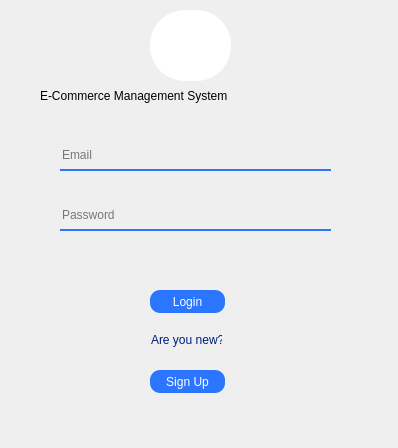
<?xml version="1.0" encoding="UTF-8"?>
<ui version="4.0">
 <class>Dialog</class>
 <widget class="QDialog" name="Dialog">
  <property name="geometry">
   <rect>
    <x>0</x>
    <y>0</y>
    <width>398</width>
    <height>448</height>
   </rect>
  </property>
  <property name="windowTitle">
   <string>Dialog</string>
  </property>
  <widget class="QWidget" name="signInWidget" native="true">
   <property name="geometry">
    <rect>
     <x>0</x>
     <y>0</y>
     <width>401</width>
     <height>451</height>
    </rect>
   </property>
   <property name="focusPolicy">
    <enum>Qt::ClickFocus</enum>
   </property>
   <property name="styleSheet">
    <string notr="true">QLabel#logo{
border:2px solid white;
border-radius:35px;
background-color:white
}
QPushButton#loginBtn{
opacity:1;
background-color: rgb(43, 117, 255);
color:white;
font-size:12px;
border-radius:10px;
opacity:1;
background-color: rgb(43, 117, 255);
bordeer:2px solid white;
color:white;
font-size:12px;
border-radius:10px
}
QPushButton#loginBtn:pressed{
background-color:blue;
font-size:10px;
font-weight:Bold;
}
QPushButton#signupBtn{
opacity:1;
background-color: rgb(43, 117, 255);
color:white;
font-size:12px;
border-radius:10px;
opacity:1;
background-color: rgb(43, 117, 255);
bordeer:2px solid white;
color:white;
font-size:12px;
border-radius:10px
}
QPushButton#signupBtn:pressed{
background-color:blue;
font-size:10px;
font-weight:Bold;
}
QLineEdit#passTxt:hover{
background-color:transparent;
border:0px 0px 0px 0px;
border-bottom:2px solid Blue
}
QLineEdit#passTxt{
background-color:transparent;
border:0px 0px 0px 0px;
border-bottom:2px solid rgb(43, 117, 255)
}
QLineEdit#emailTxt:hover{
background-color:transparent;
border:0px 0px 0px 0px;
border-bottom:2px solid Blue
}
QLineEdit#emailTxt{
background-color:transparent;
border:0px 0px 0px 0px;
border-bottom:2px solid rgb(43, 117, 255)
}</string>
   </property>
   <widget class="QLabel" name="logo">
    <property name="geometry">
     <rect>
      <x>150</x>
      <y>10</y>
      <width>81</width>
      <height>71</height>
     </rect>
    </property>
    <property name="text">
     <string/>
    </property>
    <property name="pixmap">
     <pixmap>../resources/shopping-cart (1).png</pixmap>
    </property>
    <property name="scaledContents">
     <bool>true</bool>
    </property>
   </widget>
   <widget class="QLabel" name="label_2">
    <property name="geometry">
     <rect>
      <x>40</x>
      <y>80</y>
      <width>321</width>
      <height>31</height>
     </rect>
    </property>
    <property name="styleSheet">
     <string notr="true">font: 75 16pt &quot;MS Shell Dlg 2&quot;;</string>
    </property>
    <property name="text">
     <string>E-Commerce Management System</string>
    </property>
   </widget>
   <widget class="QLineEdit" name="emailTxt">
    <property name="geometry">
     <rect>
      <x>60</x>
      <y>140</y>
      <width>271</width>
      <height>31</height>
     </rect>
    </property>
    <property name="styleSheet">
     <string notr="true"/>
    </property>
    <property name="placeholderText">
     <string>Email</string>
    </property>
   </widget>
   <widget class="QLineEdit" name="passTxt">
    <property name="geometry">
     <rect>
      <x>60</x>
      <y>200</y>
      <width>271</width>
      <height>31</height>
     </rect>
    </property>
    <property name="styleSheet">
     <string notr="true"/>
    </property>
    <property name="placeholderText">
     <string>Password</string>
    </property>
   </widget>
   <widget class="QPushButton" name="loginBtn">
    <property name="geometry">
     <rect>
      <x>150</x>
      <y>290</y>
      <width>75</width>
      <height>23</height>
     </rect>
    </property>
    <property name="focusPolicy">
     <enum>Qt::ClickFocus</enum>
    </property>
    <property name="styleSheet">
     <string notr="true"/>
    </property>
    <property name="text">
     <string>Login</string>
    </property>
   </widget>
   <widget class="QPushButton" name="signupBtn">
    <property name="geometry">
     <rect>
      <x>150</x>
      <y>370</y>
      <width>75</width>
      <height>23</height>
     </rect>
    </property>
    <property name="focusPolicy">
     <enum>Qt::ClickFocus</enum>
    </property>
    <property name="styleSheet">
     <string notr="true"/>
    </property>
    <property name="text">
     <string>Sign Up</string>
    </property>
   </widget>
   <widget class="QLabel" name="label_3">
    <property name="geometry">
     <rect>
      <x>151</x>
      <y>330</y>
      <width>71</width>
      <height>20</height>
     </rect>
    </property>
    <property name="layoutDirection">
     <enum>Qt::LeftToRight</enum>
    </property>
    <property name="autoFillBackground">
     <bool>true</bool>
    </property>
    <property name="styleSheet">
     <string notr="true">font: 75 8pt &quot;MS Sans Serif&quot;;
font: 8pt &quot;MS Shell Dlg 2&quot;;
color:rgb(0, 29, 124)</string>
    </property>
    <property name="text">
     <string>Are you new?</string>
    </property>
   </widget>
  </widget>
 </widget>
 <resources/>
 <connections/>
</ui>
